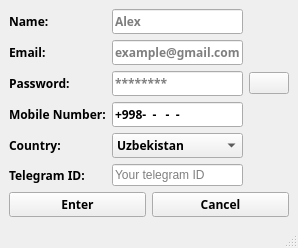
<?xml version="1.0" encoding="UTF-8"?>
<ui version="4.0">
 <class>MainWindow</class>
 <widget class="QMainWindow" name="MainWindow">
  <property name="geometry">
   <rect>
    <x>0</x>
    <y>0</y>
    <width>223</width>
    <height>186</height>
   </rect>
  </property>
  <property name="windowTitle">
   <string>MainWindow</string>
  </property>
  <widget class="QWidget" name="centralwidget">
   <layout class="QGridLayout" name="gridLayout_3">
    <item row="0" column="0">
     <layout class="QVBoxLayout" name="verticalLayout">
      <item>
       <layout class="QGridLayout" name="gridLayout_2">
        <item row="0" column="0">
         <widget class="QLabel" name="label">
          <property name="font">
           <font>
            <family>Sitka Small Semibold</family>
            <weight>75</weight>
            <bold>true</bold>
           </font>
          </property>
          <property name="text">
           <string>Name:</string>
          </property>
         </widget>
        </item>
        <item row="4" column="0">
         <widget class="QLabel" name="label_5">
          <property name="font">
           <font>
            <family>Sitka Small Semibold</family>
            <weight>75</weight>
            <bold>true</bold>
           </font>
          </property>
          <property name="text">
           <string>Country:</string>
          </property>
         </widget>
        </item>
        <item row="4" column="1">
         <widget class="QComboBox" name="comboBox">
          <property name="font">
           <font>
            <family>Sitka Text Semibold</family>
            <weight>75</weight>
            <bold>true</bold>
           </font>
          </property>
          <property name="currentIndex">
           <number>0</number>
          </property>
          <item>
           <property name="text">
            <string>Uzbekistan</string>
           </property>
          </item>
          <item>
           <property name="text">
            <string>Russia</string>
           </property>
          </item>
          <item>
           <property name="text">
            <string>Kazakistan</string>
           </property>
          </item>
          <item>
           <property name="text">
            <string>Kirgizistan</string>
           </property>
          </item>
          <item>
           <property name="text">
            <string>Tadjikistan</string>
           </property>
          </item>
          <item>
           <property name="text">
            <string>Turkmanistan</string>
           </property>
          </item>
          <item>
           <property name="text">
            <string>America</string>
           </property>
          </item>
          <item>
           <property name="text">
            <string>Saudia Arabiston</string>
           </property>
          </item>
          <item>
           <property name="text">
            <string>China</string>
           </property>
          </item>
         </widget>
        </item>
        <item row="2" column="0">
         <widget class="QLabel" name="label_3">
          <property name="font">
           <font>
            <family>Sitka Small Semibold</family>
            <weight>75</weight>
            <bold>true</bold>
           </font>
          </property>
          <property name="text">
           <string>Password:</string>
          </property>
         </widget>
        </item>
        <item row="1" column="0">
         <widget class="QLabel" name="label_2">
          <property name="font">
           <font>
            <family>Sitka Small Semibold</family>
            <weight>75</weight>
            <bold>true</bold>
           </font>
          </property>
          <property name="text">
           <string>Email:</string>
          </property>
         </widget>
        </item>
        <item row="0" column="1">
         <widget class="QLineEdit" name="lineEdit">
          <property name="font">
           <font>
            <family>Sitka Small Semibold</family>
            <weight>75</weight>
            <bold>true</bold>
           </font>
          </property>
          <property name="placeholderText">
           <string>Alex</string>
          </property>
         </widget>
        </item>
        <item row="3" column="0">
         <widget class="QLabel" name="label_4">
          <property name="font">
           <font>
            <family>Sitka Small Semibold</family>
            <weight>75</weight>
            <bold>true</bold>
           </font>
          </property>
          <property name="text">
           <string>Mobile Number:</string>
          </property>
         </widget>
        </item>
        <item row="1" column="1">
         <widget class="QLineEdit" name="lineEdit_2">
          <property name="font">
           <font>
            <family>Sitka Small Semibold</family>
            <weight>75</weight>
            <bold>true</bold>
           </font>
          </property>
          <property name="placeholderText">
           <string>example@gmail.com</string>
          </property>
         </widget>
        </item>
        <item row="2" column="2">
         <widget class="QPushButton" name="pushButton_3">
          <property name="text">
           <string/>
          </property>
          <property name="icon">
           <iconset>
            <normaloff>../Next_project/assets/view.png</normaloff>../Next_project/assets/view.png</iconset>
          </property>
         </widget>
        </item>
        <item row="2" column="1">
         <widget class="QLineEdit" name="lineEdit_3">
          <property name="font">
           <font>
            <family>Sitka Small Semibold</family>
            <weight>75</weight>
            <bold>true</bold>
           </font>
          </property>
          <property name="echoMode">
           <enum>QLineEdit::Password</enum>
          </property>
          <property name="placeholderText">
           <string>********</string>
          </property>
         </widget>
        </item>
        <item row="3" column="1">
         <widget class="QLineEdit" name="lineEdit_4">
          <property name="font">
           <font>
            <family>Sitka Small Semibold</family>
            <weight>75</weight>
            <bold>true</bold>
           </font>
          </property>
          <property name="inputMask">
           <string>\+\9\9\8-99-999-99-99</string>
          </property>
          <property name="placeholderText">
           <string/>
          </property>
         </widget>
        </item>
        <item row="5" column="0">
         <widget class="QLabel" name="label_6">
          <property name="font">
           <font>
            <family>Sitka Small Semibold</family>
            <weight>75</weight>
            <bold>true</bold>
           </font>
          </property>
          <property name="text">
           <string>Telegram ID:</string>
          </property>
         </widget>
        </item>
        <item row="5" column="1">
         <widget class="QLineEdit" name="lineEdit_5">
          <property name="placeholderText">
           <string>Your telegram ID</string>
          </property>
         </widget>
        </item>
       </layout>
      </item>
      <item>
       <layout class="QGridLayout" name="gridLayout">
        <item row="0" column="0">
         <widget class="QPushButton" name="pushButton">
          <property name="font">
           <font>
            <family>Sitka Small Semibold</family>
            <weight>75</weight>
            <bold>true</bold>
           </font>
          </property>
          <property name="text">
           <string>Enter</string>
          </property>
         </widget>
        </item>
        <item row="0" column="1">
         <widget class="QPushButton" name="pushButton_2">
          <property name="font">
           <font>
            <family>Sitka Small Semibold</family>
            <weight>75</weight>
            <bold>true</bold>
           </font>
          </property>
          <property name="text">
           <string>Cancel</string>
          </property>
         </widget>
        </item>
       </layout>
      </item>
     </layout>
    </item>
   </layout>
  </widget>
  <widget class="QMenuBar" name="menubar">
   <property name="geometry">
    <rect>
     <x>0</x>
     <y>0</y>
     <width>223</width>
     <height>18</height>
    </rect>
   </property>
  </widget>
  <widget class="QStatusBar" name="statusbar"/>
 </widget>
 <resources/>
 <connections/>
</ui>
